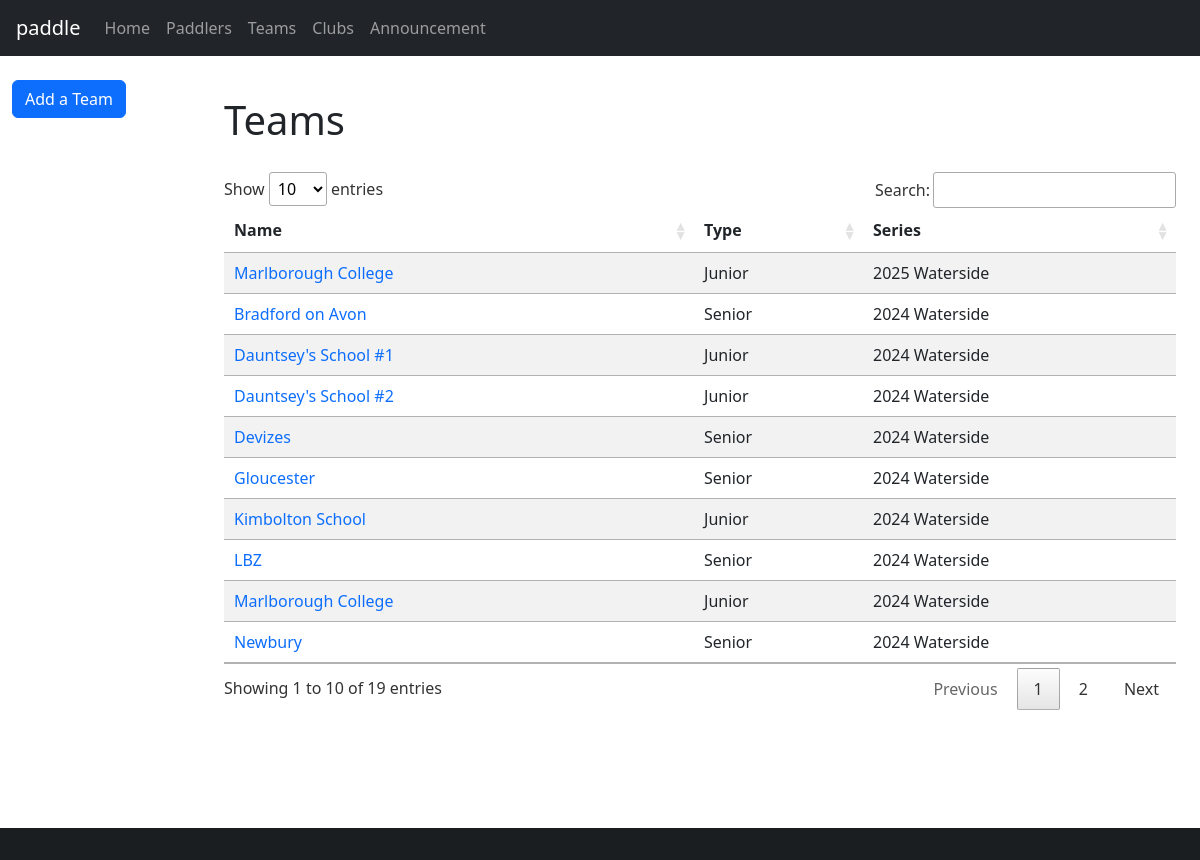
The page /teams on the database its author committed.
### database/database/team.py (models this page shows, shortened)
class Team(Base):
    __tablename__ = "team"
    __table_args__ = (
        UniqueConstraint("name", "series_id", name="uq_team_name_series"),
    )
    id = Column(Integer, primary_key=True)
    name = Column(String)
    team_type_id = Column(Integer, ForeignKey(TeamType.id), nullable=False)
    series_id = Column(Integer, ForeignKey(Series.id), index=True, nullable=False)
    type = relationship(TeamType, backref="teams")
    series = relationship(Series, backref="teams", lazy="joined")
    paddlers = relationship("Paddler", secondary="team_paddler", back_populates="teams")

class TeamType(Base):
    __tablename__ = "team_type"
    id = Column(Integer, primary_key=True)
    label = Column(String, nullable=False)
    def __str__(self):
        return self.label

### database/database/series.py (models this page shows, shortened)
class Series(Base):
    __tablename__ = "series"
    id = Column(Integer, primary_key=True)
    name = Column(String)
    def __str__(self):
        return self.name

### paddle/views/team.py (the view)
@blueprint.route("/teams")
@login_required
def teams():
    teams = (
        session.query(db.Team).order_by(db.Team.series_id.desc(), db.Team.name).all()
    )
    return render_template("teams.j2", teams=teams)

### paddle/templates/teams.j2 (shortened to what this page needs)
{% extends "base-fluid.j2" %}
{% import "common/selector.j2" as selector %}
{% block styles %}
{% include 'common/datatables-css.j2' %}
{% endblock %}
{% block content %}
<h1>Teams</h1>
<div class="row">
  <div class="col-sm-12">
    <table id="teams" class="table table-striped">
      <thead>
        <tr>
          <th>Name</th>
          <th>Type</th>
          <th>Series</th>
        </tr>
      </thead>
      <tbody>
        {% for team in teams %}
        <tr>
          <td><a href="{{ url_for('paddle.team', team_id=team.id) }}">{{ team.name }}</a></td>
          <td>{{ team.type }}</td>
          <td>{{ team.series }}</td>
        </tr>
        {% endfor %}
      </tbody>
    </table>
  </div>
</div>
{% endblock %}
{% block sidebar %}
{% include 'sidebar-team.j2' %}
{% endblock %}

### paddle/static/css/styles.css (style rules this page uses)
:root { --colour-yellow: #fed00c; --colour-yellow-muted: #ffe269; }
body { padding-top: 60px; }
.row > * { margin-top: 20px; }
a { text-decoration: none; }

### rows shown on the page
Team: name "Marlborough College", type "Junior", series "2025 Waterside"
Team: name "Bradford on Avon", type "Senior", series "2024 Waterside"
Team: name "Dauntsey's School #1", type "Junior", series "2024 Waterside"
Team: name "Dauntsey's School #2", type "Junior", series "2024 Waterside"
Team: name "Devizes", type "Senior", series "2024 Waterside"
Team: name "Gloucester", type "Senior", series "2024 Waterside"
Team: name "Kimbolton School", type "Junior", series "2024 Waterside"
Team: name "LBZ", type "Senior", series "2024 Waterside"
Team: name "Marlborough College", type "Junior", series "2024 Waterside"
Team: name "Newbury", type "Senior", series "2024 Waterside"
